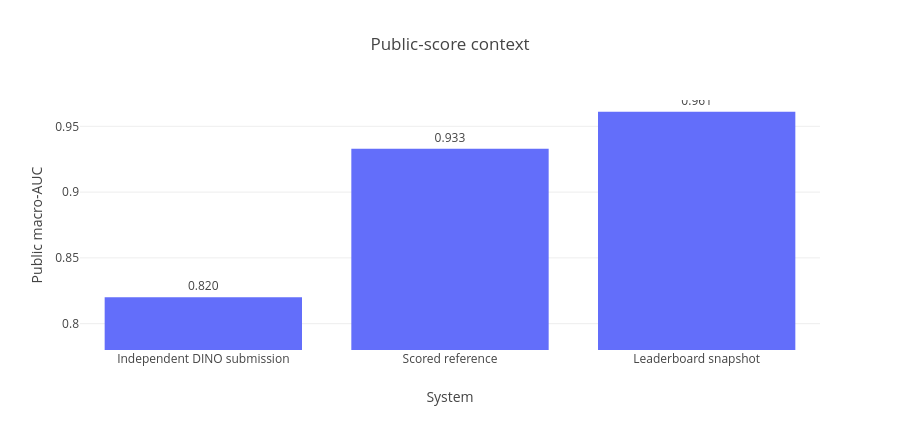

Notebook cell for this chart:
### Markdown cell above
# 10 — AWS-only residual frontier

This notebook summarizes verified, public-safe work after the scored-reference runtime milestone. The **0.933** public reference remains the mandatory scored control. A user-supplied September 29 leaderboard screenshot shows **0.961** at the top.

The notebook deliberately excludes MRI, identifiers, row-level predictions, weights, private cloud paths, and the exact competition implementation. Stages 68–69 are engineering failures, not model results; Stage 70 is prepared but not executed.

### Code cell
import pandas as pd
import plotly.express as px
score=pd.DataFrame({"System":["Independent DINO submission","Scored reference","Leaderboard snapshot"],"Public macro-AUC":[0.820,0.933,0.961]})
fig=px.bar(score,x="System",y="Public macro-AUC",text="Public macro-AUC",title="Public-score context")
fig.update_traces(texttemplate="%{text:.3f}",textposition="outside")
fig.update_layout(height=430,yaxis_range=[0.78,0.97])
fig.show()

### Figure 1 — Plotly figure (JSON) as saved in the notebook; plotly's stock layout.template omitted (floating-point values rounded to 4 significant figures)
{"data": [{"hovertemplate": "System=%{x}<br>Public macro-AUC=%{text}<extra></extra>", "legendgroup": "", "marker": {"color": "#636efa", "pattern": {"shape": ""}}, "name": "", "orientation": "v", "showlegend": false, "text": [0.82, 0.933, 0.961], "textposition": "outside", "texttemplate": "%{text:.3f}", "type": "bar", "x": ["Independent DINO submission", "Scored reference", "Leaderboard snapshot"], "xaxis": "x", "y": [0.82, 0.933, 0.961], "yaxis": "y"}], "layout": {"barmode": "relative", "height": 430, "legend": {"tracegroupgap": 0}, "title": {"text": "Public-score context"}, "xaxis": {"anchor": "y", "domain": [0.0, 1.0], "title": {"text": "System"}}, "yaxis": {"anchor": "x", "domain": [0.0, 1.0], "range": [0.78, 0.97], "title": {"text": "Public macro-AUC"}}}}
